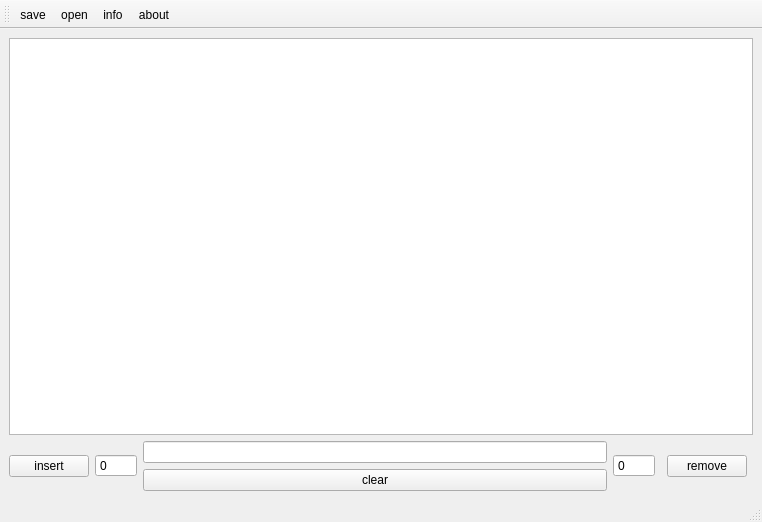
<?xml version="1.0" encoding="UTF-8"?>
<ui version="4.0">
 <class>MainWindow</class>
 <widget class="QMainWindow" name="MainWindow">
  <property name="geometry">
   <rect>
    <x>0</x>
    <y>0</y>
    <width>762</width>
    <height>522</height>
   </rect>
  </property>
  <property name="windowTitle">
   <string>MainWindow</string>
  </property>
  <widget class="QWidget" name="centralwidget">
   <layout class="QGridLayout" name="gridLayout">
    <item row="1" column="1" rowspan="2">
     <widget class="QSpinBox" name="line_insert">
      <property name="buttonSymbols">
       <enum>QAbstractSpinBox::NoButtons</enum>
      </property>
      <property name="minimum">
       <number>-9999</number>
      </property>
      <property name="maximum">
       <number>9999</number>
      </property>
     </widget>
    </item>
    <item row="1" column="2">
     <widget class="QLineEdit" name="avl_tree">
      <property name="readOnly">
       <bool>true</bool>
      </property>
     </widget>
    </item>
    <item row="1" column="0" rowspan="2">
     <widget class="QPushButton" name="button_insert">
      <property name="inputMethodHints">
       <set>Qt::ImhDigitsOnly</set>
      </property>
      <property name="text">
       <string>insert</string>
      </property>
     </widget>
    </item>
    <item row="0" column="0" colspan="7">
     <widget class="QGraphicsView" name="visualiztion"/>
    </item>
    <item row="2" column="2">
     <widget class="QPushButton" name="clear">
      <property name="text">
       <string>clear</string>
      </property>
     </widget>
    </item>
    <item row="1" column="3" rowspan="2">
     <widget class="QSpinBox" name="line_remove">
      <property name="buttonSymbols">
       <enum>QAbstractSpinBox::NoButtons</enum>
      </property>
      <property name="minimum">
       <number>-9999</number>
      </property>
      <property name="maximum">
       <number>9999</number>
      </property>
     </widget>
    </item>
    <item row="1" column="5" rowspan="2">
     <widget class="QPushButton" name="button_remove">
      <property name="text">
       <string>remove</string>
      </property>
     </widget>
    </item>
   </layout>
  </widget>
  <widget class="QStatusBar" name="statusbar"/>
  <widget class="QMenuBar" name="menubar">
   <property name="geometry">
    <rect>
     <x>0</x>
     <y>0</y>
     <width>762</width>
     <height>22</height>
    </rect>
   </property>
  </widget>
  <widget class="QToolBar" name="toolBar">
   <property name="windowTitle">
    <string>toolBar</string>
   </property>
   <attribute name="toolBarArea">
    <enum>TopToolBarArea</enum>
   </attribute>
   <attribute name="toolBarBreak">
    <bool>false</bool>
   </attribute>
   <addaction name="actionsave"/>
   <addaction name="actionopen"/>
   <addaction name="actioninfo"/>
   <addaction name="actionabout"/>
  </widget>
  <action name="actionsave">
   <property name="text">
    <string>save</string>
   </property>
  </action>
  <action name="actionopen">
   <property name="text">
    <string>open</string>
   </property>
  </action>
  <action name="actioninfo">
   <property name="text">
    <string>info</string>
   </property>
  </action>
  <action name="actionabout">
   <property name="text">
    <string>about</string>
   </property>
  </action>
 </widget>
 <resources/>
 <connections/>
</ui>
